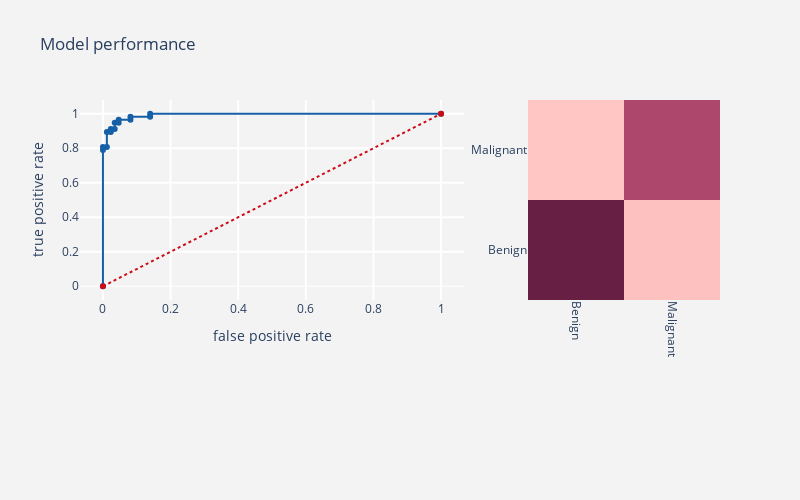

This figure's notebook cell:
### Markdown cell above
# 4. Naive Bayes Classifier

### Code cell
#Gaussian Naive Bayes.
from sklearn.naive_bayes import GaussianNB
gnb = GaussianNB(priors=None)

breast_cancer_prediction_alg(gnb,os_smote_X,test_X,os_smote_Y,test_Y)

### Figure 1 — Plotly figure (JSON) as saved in the notebook; plotly's stock layout.template omitted (floating-point values rounded to 4 significant figures)
{"data": [{"line": {"color": "rgb(22, 96, 167)", "width": 2}, "name": "Roc : 0.9592003263973887", "type": "scatter", "x": [0, 0, 0, 0.01163, 0.01163, 0.02326, 0.02326, 0.03488, 0.03488, 0.04651, 0.04651, 0.0814, 0.0814, 0.1395, 0.1395, 1], "y": [0, 0.7895, 0.807, 0.807, 0.8947, 0.8947, 0.9123, 0.9123, 0.9474, 0.9474, 0.9649, 0.9649, 0.9825, 0.9825, 1, 1]}, {"line": {"color": "rgb(205, 12, 24)", "dash": "dot", "width": 2}, "type": "scatter", "x": [0, 1], "y": [0, 1]}, {"colorscale": [[0, "rgb(255, 198, 196)"], [0.1667, "rgb(244, 163, 168)"], [0.3333, "rgb(227, 129, 145)"], [0.5, "rgb(204, 96, 125)"], [0.6667, "rgb(173, 70, 108)"], [0.8333, "rgb(139, 48, 88)"], [1, "rgb(103, 32, 68)"]], "name": "matrix", "showscale": false, "type": "heatmap", "x": ["Benign", "Malignant"], "xaxis": "x2", "y": ["Benign", "Malignant"], "yaxis": "y2", "z": [[82, 4], [2, 55]]}], "layout": {"autosize": false, "height": 500, "margin": {"b": 200}, "paper_bgcolor": "rgb(243,243,243)", "plot_bgcolor": "rgb(243,243,243)", "showlegend": false, "title": {"text": "Model performance"}, "width": 800, "xaxis": {"domain": [0, 0.6], "gridcolor": "rgb(255, 255, 255)", "gridwidth": 2, "ticklen": 5, "title": {"text": "false positive rate"}}, "xaxis2": {"domain": [0.7, 1], "gridcolor": "rgb(255, 255, 255)", "tickangle": 90}, "yaxis": {"gridcolor": "rgb(255, 255, 255)", "gridwidth": 2, "ticklen": 5, "title": {"text": "true positive rate"}, "zerolinewidth": 1}, "yaxis2": {"anchor": "x2", "gridcolor": "rgb(255, 255, 255)"}}}
